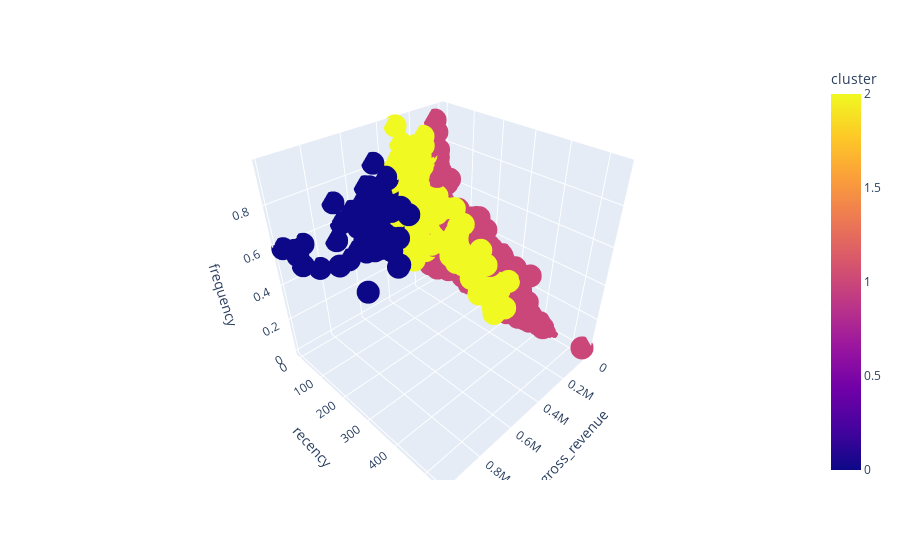

Notebook source saved alongside this figure:
### Markdown cell above
## 9.1 Visual Inpection

### Code cell
fig = px.scatter_3d(df_ref, x='gross_revenue', y='recency', z='frequency', color='cluster')
fig.show()
# Image('D:\\My Drive\\Pessoal\\Projetos\\insiders_clustering\\insiders_clustering\\img\\3d_plot.jpg')

### Figure 1 — Plotly figure (JSON) as saved in the notebook; plotly's stock layout.template omitted (floating-point values rounded to 4 significant figures; data arrays with more than 128 entries replaced by an {"elided": "..."} marker saying what was removed)
{"data": [{"hovertemplate": "gross_revenue=%{x}<br>recency=%{y}<br>frequency=%{z}<br>cluster=%{marker.color}<extra></extra>", "legendgroup": "", "marker": {"color": {"elided": "2191 int values"}, "coloraxis": "coloraxis", "symbol": "circle"}, "mode": "markers", "name": "", "scene": "scene", "showlegend": false, "type": "scatter3d", "x": {"elided": "2191 float values"}, "y": {"elided": "2191 int values"}, "z": {"elided": "2191 float values"}}], "layout": {"coloraxis": {"colorbar": {"title": {"text": "cluster"}}, "colorscale": [[0, "#0d0887"], [0.1111, "#46039f"], [0.2222, "#7201a8"], [0.3333, "#9c179e"], [0.4444, "#bd3786"], [0.5556, "#d8576b"], [0.6667, "#ed7953"], [0.7778, "#fb9f3a"], [0.8889, "#fdca26"], [1, "#f0f921"]]}, "legend": {"tracegroupgap": 0}, "margin": {"t": 60}, "scene": {"domain": {"x": [0, 1], "y": [0, 1]}, "xaxis": {"title": {"text": "gross_revenue"}}, "yaxis": {"title": {"text": "recency"}}, "zaxis": {"title": {"text": "frequency"}}}}}
